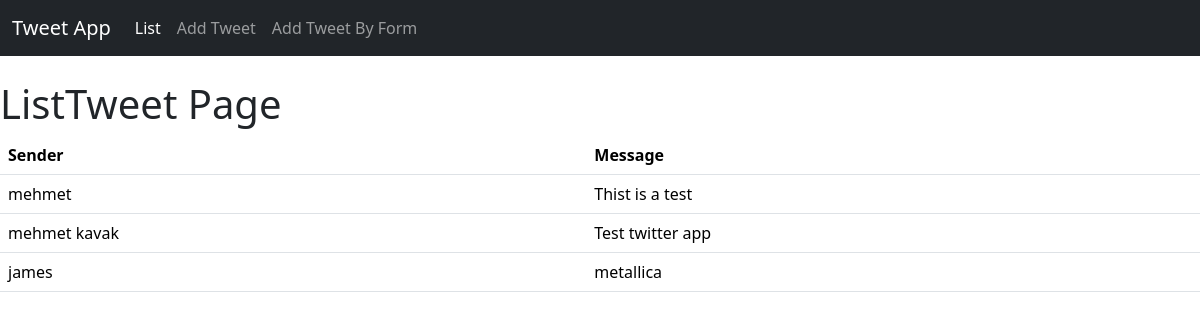
The page /tweetapp/ on the database as committed earlier.
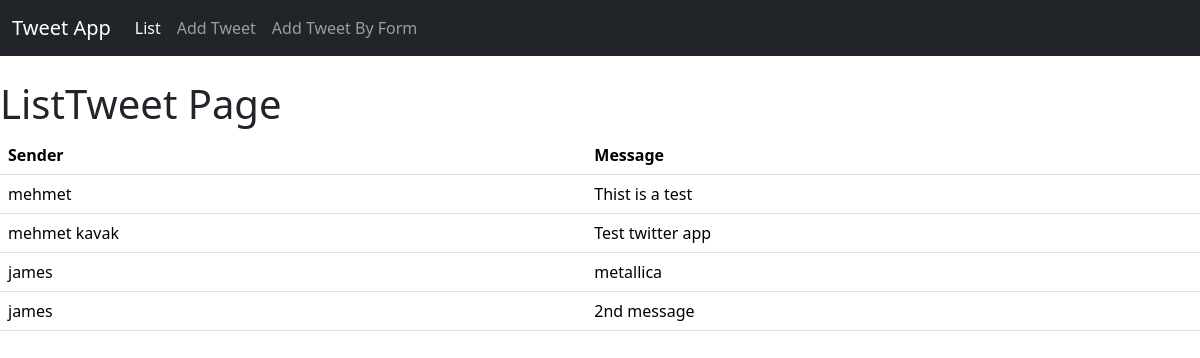
The same page on the database as committed later.
### tweetapp/models.py (models this page shows, shortened)
class Tweet(models.Model):
    nickname = models.CharField(max_length=50)
    message = models.CharField(max_length=100)

### tweetapp/views.py (the view)
# urls.py: path("", views.list_tweet, name="listtweet"),
def list_tweet(request):
    all_tweets = models.Tweet.objects.all()
    tweet_dict = { "tweets": all_tweets}
    return render(request,'tweetapp/listtweet.html', context=tweet_dict)

### tweetapp/templates/tweetapp/listtweet.html
{% extends 'base.html' %}
{% block content %}
<h1>ListTweet Page</h1>
<table class="table">
    <thead>
      <tr>
        <th scope="col">Sender</th>
        <th scope="col">Message</th>
      </tr>
    </thead>
    <tbody>
        {% for tweet in tweets%}
      <tr>
        <td>{{tweet.nickname}}</td>
        <td>{{tweet.message}}</td>
      </tr>
        {% endfor %}
    </tbody>
  </table>
{% endblock %}

Rows that differ between the two databases and show on the page:
added Tweet: nickname "james", message "2nd message"
